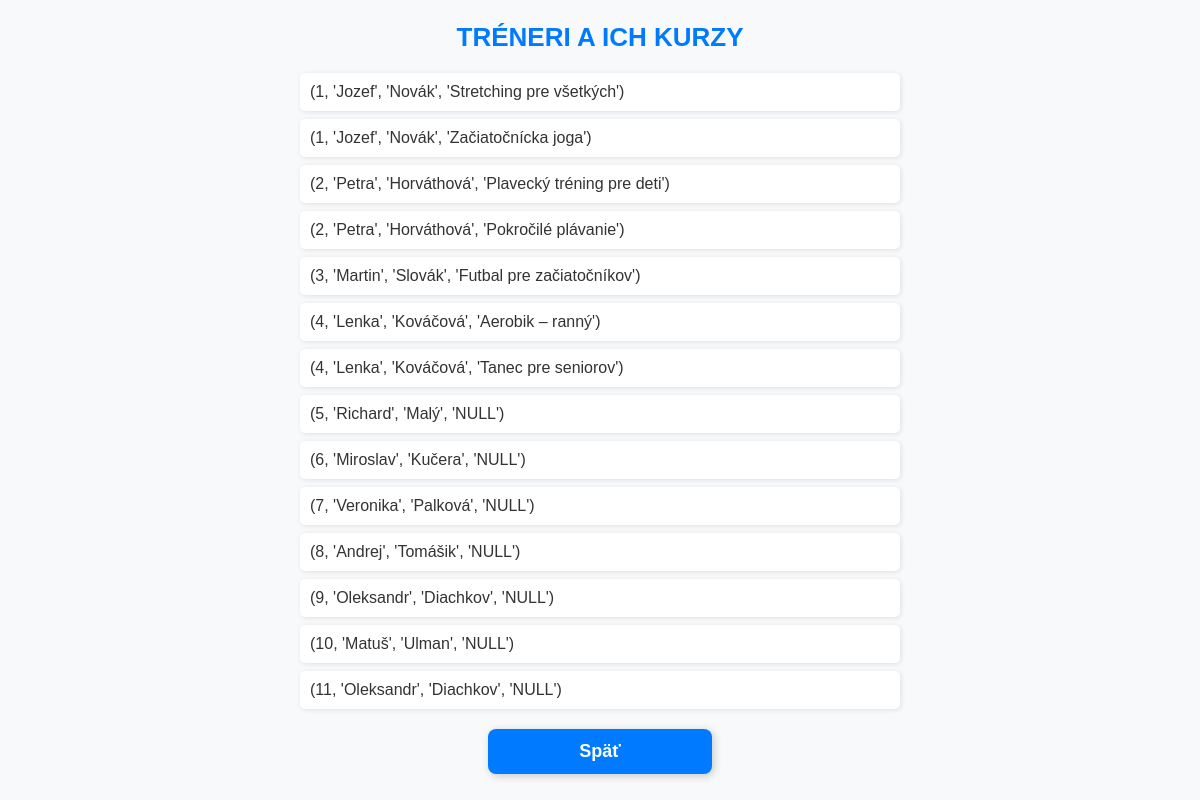
/treneri_kurzy, run on the app's committed database.
### tables this page shows
CREATE TABLE Treneri (
    ID_trenera INTEGER PRIMARY KEY,
    Meno TEXT NOT NULL,
    Priezvisko TEXT NOT NULL,
    Specializacia TEXT,
    Telefon TEXT
, Heslo TEXT);

### ssss8.py (the view)
@app.route('/treneri_kurzy')
def treneri_kurzy():
    query = "SELECT * FROM Treneri_Kurzy_View"
    data = query_db(query)
    return render_template("treneri.html", data=data)

### ssss8.py (called while the page is built)
def pripoj_db():
    conn = sqlite3.connect("kurzy.db")
    return conn

def query_db(query, args=(), commit=False):
    conn = pripoj_db()
    cursor = conn.cursor()
    cursor.execute(query, args)
    if commit:
        conn.commit()
        conn.close()
        return
    data = cursor.fetchall()
    conn.close()
    return data

### templates/treneri.html (shortened to what this page needs)
<!DOCTYPE html>
<html>
<head>
    <link rel="stylesheet" href="{{ url_for('static', filename='main.css') }}">
</head>
<body>
    <h2>Tréneri a ich kurzy</h2>
    <ul>
        {% for trener in data %}
            <li>{{ trener }}</li>
        {% endfor %}
    </ul>
    <a href="/" class="button-spat">Späť</a>
</body>
</html>

### static/main.css (style rules this page uses)
body { font-family: Arial, sans-serif; background-color: #f8f9fa; color: #333; text-align: center; }
h2 { font-size: 26px; color: #007bff; margin-bottom: 20px; text-transform: uppercase; }
ul { list-style-type: none; padding: 0; max-width: 600px; margin: 0 auto; text-align: left; }
li { background: white; padding: 10px; margin: 8px 0; border-radius: 5px; box-shadow: 1px 1px 5px rgba(0, 0, 0, 0.1); }
button, .button-spat, .button { display: block; width: 200px; text-align: center; margin: 20px auto; padding: 12px; font-size: 18px; color: white; background-color: #007bff; border-radius: 8px; text-decoration: none; font-weight: bold; box-shadow: 2px 2px 8px rgba(0, 0, 0, 0.2); cursor: pointer; }

### data on the page
Treneri: trener "(1, 'Jozef', 'Novák', 'Stretching pre všetkých')", trener "(1, 'Jozef', 'Novák', 'Začiatočnícka joga')"
Treneri: trener "(2, 'Petra', 'Horváthová', 'Plavecký tréning pre deti')", trener "(2, 'Petra', 'Horváthová', 'Pokročilé plávanie')"
Treneri: trener "(3, 'Martin', 'Slovák', 'Futbal pre začiatočníkov')"
Treneri: trener "(4, 'Lenka', 'Kováčová', 'Aerobik – ranný')", trener "(4, 'Lenka', 'Kováčová', 'Tanec pre seniorov')"
Treneri: trener "(5, 'Richard', 'Malý', 'NULL')"
Treneri: trener "(6, 'Miroslav', 'Kučera', 'NULL')"
Treneri: trener "(7, 'Veronika', 'Palková', 'NULL')"
Treneri: trener "(8, 'Andrej', 'Tomášik', 'NULL')"
Treneri: trener "(9, 'Oleksandr', 'Diachkov', 'NULL')"
Treneri: trener "(10, 'Matuš', 'Ulman', 'NULL')"
Treneri: trener "(11, 'Oleksandr', 'Diachkov', 'NULL')"
